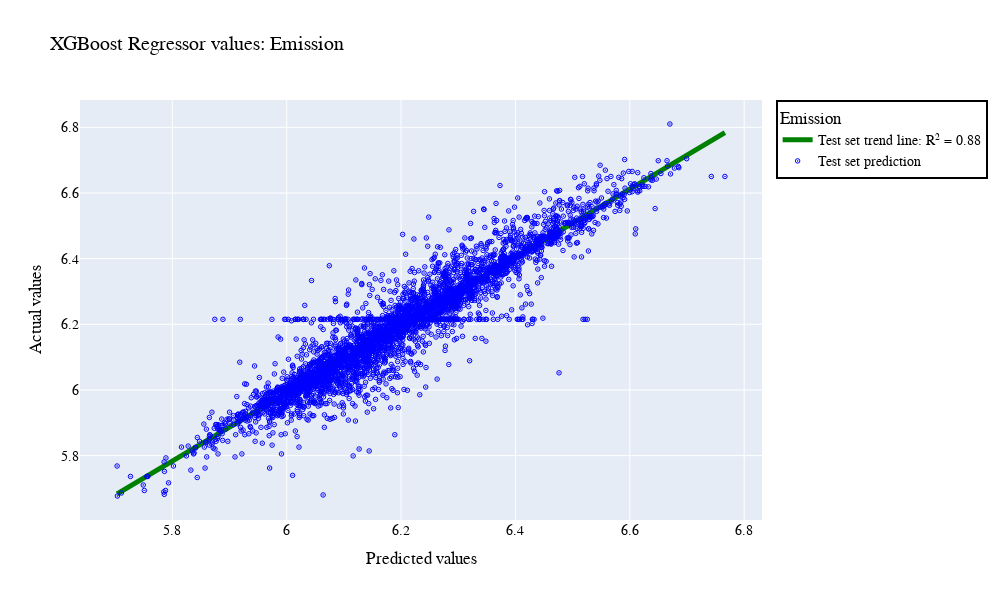

Write notebook code for a chart like this one.
### Markdown cell above
## Correlation Emission

### Code cell
from scipy import stats
import plotly.graph_objects as go
сat_reg_model_pred = model_em.predict(x_test_em)
slope_test, intercept_test, r_value_test, p_value_test, std_err_test = stats.linregress(сat_reg_model_pred, y_test_em)
line_test = slope_test * сat_reg_model_pred + intercept_test

cat_reg_error_plot = go.Figure()

cat_reg_error_plot.add_trace(go.Scatter(x=сat_reg_model_pred, y=line_test,\
                                       mode='lines', line_width=5, marker_color='green',\
                                        marker_symbol='triangle-down',
                                       name='Test set trend line: R\u00B2 = ' + str(round(r_value_test**2, 2))))



cat_reg_error_plot.add_trace(go.Scatter(x=сat_reg_model_pred, y=y_test_em,\
                                       mode='markers', marker_size=4.5, marker_color='blue', \
                                        marker_symbol='circle-open-dot',
                                       name='Test set prediction'))

cat_reg_error_plot.update_layout(
    width = 1000,
    height=600,
    title_text='XGBoost Regressor values: Emission',
    xaxis_title="Predicted values",
    yaxis_title="Actual values",
    font=dict(
        family="Ubuntu",
        size=14,
        color="Black"
    )
)

cat_reg_error_plot.update_layout(
    legend=dict(
        title = 'Emission',
        title_font_family="Ubuntu",
        font=dict(
            family="Ubuntu",
            size=14,
            color="black"
        ),
        bordercolor="Black",
        borderwidth=2
    )
)
cat_reg_error_plot.show()

### Figure 1 — Plotly figure (JSON) as saved in the notebook; plotly's stock layout.template omitted (floating-point values rounded to 4 significant figures; data arrays with more than 128 entries replaced by an {"elided": "..."} marker saying what was removed)
{"data": [{"line": {"width": 5}, "marker": {"color": "green", "symbol": "triangle-down"}, "mode": "lines", "name": "Test set trend line: R² = 0.88", "type": "scatter", "x": {"elided": "4043 float values"}, "y": {"elided": "4043 float values"}}, {"marker": {"color": "blue", "size": 4.5, "symbol": "circle-open-dot"}, "mode": "markers", "name": "Test set prediction", "type": "scatter", "x": {"elided": "4043 float values"}, "y": {"elided": "4043 float values"}}], "layout": {"font": {"color": "Black", "family": "Ubuntu", "size": 14}, "height": 600, "legend": {"bordercolor": "Black", "borderwidth": 2, "font": {"color": "black", "family": "Ubuntu", "size": 14}, "title": {"font": {"family": "Ubuntu"}, "text": "Emission"}}, "title": {"text": "XGBoost Regressor values: Emission"}, "width": 1000, "xaxis": {"title": {"text": "Predicted values"}}, "yaxis": {"title": {"text": "Actual values"}}}}
